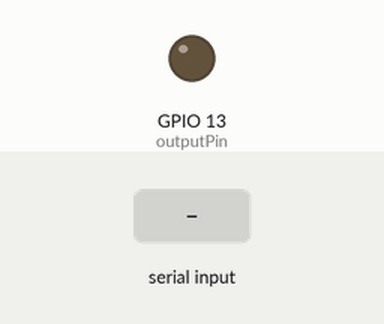
Recording of a sketch running on a simulated ESP32. Shown: output pins drawn as LEDs (lit = HIGH). Inputs (shaded band) come from the test bench.

Above: at 1.2 s.
1.3 s: "1" received over Serial
At 2.8 s:
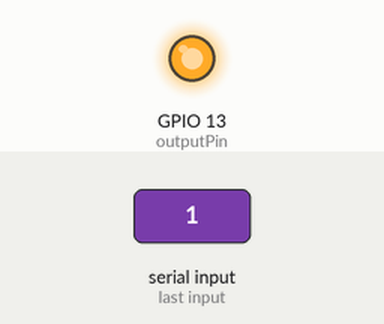
3.8 s: "0" received over Serial
At 5.9 s:
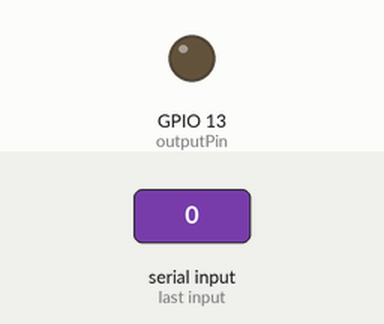
6.3 s: "2" received over Serial
At 7.8 s:
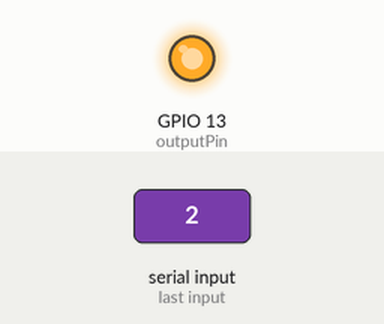
Timing chart, 0 to 9.3 s (numbered marks = the images above; inputs shaded):
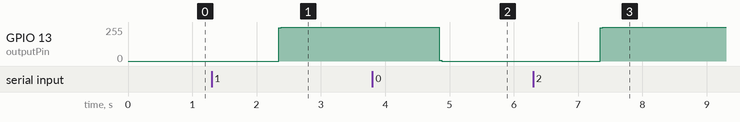

Measured:
- after the input at 1.3 s, GPIO 13 (outputPin): 0/255 → 255/255 after 1.0 s
- after the input at 3.8 s, GPIO 13 (outputPin): 255/255 → 0/255 after 1.0 s
- after the input at 6.3 s, GPIO 13 (outputPin): 0/255 → 255/255 after 1.0 s

The sketch:

emissor_parity.ino
```cpp
// sender code for ESP32 board
const int outputPin = 13; // set the digital output pin for transmitting the character
const byte syncPattern = 0b10101010; // set the 8-bit synchronization pattern
int parityBit = 0;

void setup() {
  Serial.begin(9600); // initialize serial communication for debugging
  pinMode(outputPin, OUTPUT); // set the output pin as an output
}

void loop() {
  while (Serial.available() == 0) {}

  String stringToSend = Serial.readString();
  // stringToSend.trim();

  for (int j = 0; j < stringToSend.length(); j++) {
    // send the synchronization pattern to indicate the start of a character transmission
    for (int i = 0; i < 8; i++) {
      digitalWrite(outputPin, bitRead(syncPattern, i));
      delayMicroseconds(188); // wait for 188 microseconds before transmitting the next bit
    }

    delayMicroseconds(188); // wait for 267 microseconds before transmitting the first bit

    char characterToSend = stringToSend.charAt(j);

    parityBit = parity(characterToSend);
    for (int i = 0; i < 9; i++) {
      if (i == 8) {
        digitalWrite(outputPin, parityBit);
      } else {
        if (bitRead(characterToSend, i) == 1) {
          digitalWrite(outputPin, HIGH);
          // Serial.print("1 - ");
        } else if (bitRead(characterToSend, i) == 0) {
          digitalWrite(outputPin, LOW);
          // Serial.print("0 - ");
        }
      }
      delayMicroseconds(188); // wait for 188 microseconds before transmitting the next bit
    }

    delayMicroseconds(188); // wait for 188 microseconds before sending the next character
    Serial.println("");
  }
  Serial.println("");
  delayMicroseconds(188); // wait for 1 millisecond before sending the next character
}

int parity(char charSend) {
  int parity = 0;
  for (int i = 0; i < 8; i++) {
    if (bitRead(charSend, i) == 1) {
      parity = !parity;
    }
  }
  return parity;
}
```
